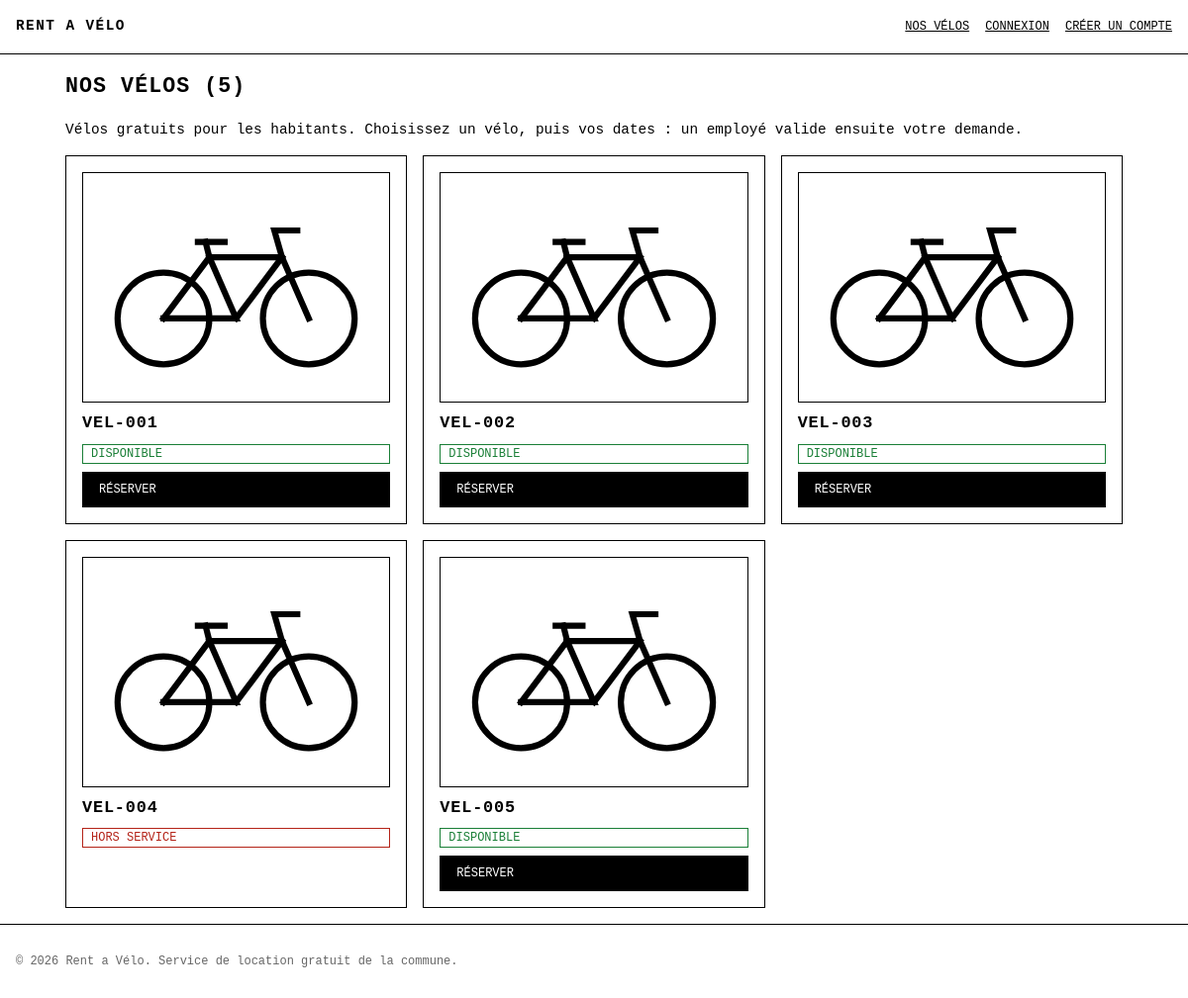
The page / on the database its author committed.
### tables this page shows
CREATE TABLE `bikes`(
   `bike_id` INT AUTO_INCREMENT,
   `registration_number` VARCHAR(50) NOT NULL,
   `availability` BOOLEAN,
   `photo` VARCHAR(255),
   PRIMARY KEY(`bike_id`)
);

### src/Helper/render.php (called while the page is built, shortened)
<?php
function render(string $vue, string $title, array $data = []): void
{
    extract($data);
    require __DIR__ . '/../views/' . $vue . '.php';
    require __DIR__ . '/../views/layout.php';
}

### src/Controllers/BikeController.php (called while the page is built, shortened)
<?php
class BikeController
{
    public function index(): void
    {
        $repository = new BikeRepository();
        $bikes = $repository->findAll();
        render('bikes/index', 'Nos vélos', ['bikes' => $bikes]);
    }
}

### public/index.php (called while the page is built, shortened)
<?php
$url = $_GET['url'] ?? 'velos';
$id = (int) ($_GET['id'] ?? 0);
$bikeController = new BikeController();
$reservationController = new ReservationController();
$userController = new UserController();
$erreurController = new ErreurController();
match ($url) {
    'velos' => $bikeController->index(),
    'reserver' => $reservationController->create($id),
    'reservation-store' => $reservationController->store(),
    'confirmation' => $reservationController->confirmation($id),
    'mes-reservations' => $reservationController->myReservations(),
    'inscription' => $userController->register(),
    'inscription-store' => $userController->storeRegistration(),
    'connexion' => $userController->login(),
    'connexion-verif' => $userController->checkLogin(),
    'deconnexion' => $userController->logout(),
    'admin' => $reservationController->adminIndex(),
    'admin-recherche' => $reservationController->search((string) ($_GET['q'] ?? '')),
    'reservation-valider' => $reservationController->accept(),
    'reservation-refuser' => $reservationController->reject(),
    'reservation-supprimer' => $reservationController->delete(),
    'admin-velos' => $bikeController->adminIndex(),
    'velo-create' => $bikeController->create(),
    'velo-store' => $bikeController->store(),
    'velo-edit' => $bikeController->edit($id),
    'velo-update' => $bikeController->update(),
    'velo-dispo' => $bikeController->toggleAvailability(),
    'admin-comptes' => $userController->index(),
    'compte-store' => $userController->store(),
    'compte-supprimer' => $userController->delete(),
    default => $erreurController->pageErreur(),
};

### src/Models/Database.php (called while the page is built, shortened)
<?php
class Database {
    private static ?Database $instance = null;
    private PDO $connexion;
    private function __construct()
    {
        $host = DB_HOST;
        $dbname = DB_NAME;
        $user = DB_USER;
        $pass = DB_PASS;
        $charset = DB_CHARSET;
        $port = DB_PORT;
        $dsn = "mysql:host=$host;dbname=$dbname;charset=$charset;port=$port";
        $this->connexion = new PDO($dsn, $user, $pass, [
            PDO::ATTR_ERRMODE => PDO::ERRMODE_EXCEPTION,
            PDO::ATTR_DEFAULT_FETCH_MODE => PDO::FETCH_ASSOC,
        ]);
    }
    public static function getInstance(): Database
    {
        if (self::$instance === null) {
            self::$instance = new Database();
        }
        return self::$instance;
    }
    public function getConnexion(): PDO
    {
        return $this->connexion;
    }
}

### src/Models/BikeRepository.php (called while the page is built, shortened)
<?php
class BikeRepository
{
    private PDO $pdo;
    public function __construct()
    {
        $this->pdo = Database::getInstance()->getConnexion();
    }
    public function findAll(): array
    {
        $query = $this->pdo->prepare("SELECT * FROM bikes ORDER BY registration_number");
        $query->execute();
        $bikes = [];
        foreach ($query->fetchAll(PDO::FETCH_ASSOC) as $ligne) {
            $bikes[] = hydrate(Bike::class, $ligne);
        }
        return $bikes;
    }
}

### src/Helper/hydrate.php (called while the page is built, shortened)
<?php
function hydrate(string $classe, array $ligne) : object {
    $objet = new $classe();
    foreach ($ligne as $colonne => $valeur) {
        $setter = 'set' . str_replace('_', '', ucwords($colonne, '_'));
        if (method_exists($objet, $setter)) {
            $objet->$setter($valeur);
        }
    }
    return $objet;
}

### src/Models/Bike.php (called while the page is built, shortened)
<?php
class Bike
{
    private ?int $bikeId = null;
    private string $registrationNumber = '';
    private int $availability = 1;
    private ?string $photo = null;
    public function getBikeId(): ?int
    {
        return $this->bikeId;
    }
    public function setBikeId(?int $bikeId): void
    {
        $this->bikeId = $bikeId;
    }
    public function getRegistrationNumber(): string
    {
        return $this->registrationNumber;
    }
    public function setRegistrationNumber(string $registrationNumber): void
    {
        $this->registrationNumber = $registrationNumber;
    }
    public function getAvailability(): int
    {
        return $this->availability;
    }
    public function setAvailability(int $availability): void
    {
        $this->availability = $availability;
    }
    public function setPhoto(?string $photo): void
    {
        $this->photo = $photo;
    }
    public function getPhotoUrl(): string
    {
        if ($this->photo === null) {
            return 'img/velo-defaut.svg';
        }
        return 'img/velos/' . $this->photo;
    }
}

### src/views/bikes/index.php (the view)
<h2 class="title">Nos vélos (<?= count($bikes) ?>)</h2>
<p>Vélos gratuits pour les habitants. Choisissez un vélo, puis vos dates : un employé valide ensuite votre demande.</p>
<?php if (count($bikes) === 0): ?>
    <p>Aucun vélo pour le moment.</p>
<?php else: ?>
    <div class="grid">
        <?php foreach ($bikes as $bike): ?>
            <article class="card">
                <img class="card__img" src="<?= htmlspecialchars($bike->getPhotoUrl()) ?>" alt="Vélo <?= htmlspecialchars($bike->getRegistrationNumber()) ?>">
                <h3 class="card__title"><?= htmlspecialchars($bike->getRegistrationNumber()) ?></h3>
                <?php if ($bike->getAvailability() === 1): ?>
                    <p class="badge badge--ok">Disponible</p>
                    <a class="button" href="?url=reserver&id=<?= $bike->getBikeId() ?>">Réserver</a>
                <?php else: ?>
                    <p class="badge badge--ko">Hors service</p>
                <?php endif; ?>
            </article>
        <?php endforeach; ?>
    </div>
<?php endif; ?>

### public/css/style.css (style rules this page uses)
:root { --color-text: #000; --color-bg: #fff; --color-muted: #666; --color-line: #000; --color-ok: #1a7f37; --color-ko: #b42318; --font: "Courier New", Courier, monospace; --font-size: 0.9rem; --font-size-small: 0.75rem; --font-size-big: 2rem; --space-xs: 0.25rem; --space-s: 0.5rem; --space-m: 1rem; --space-l: 2rem; --border: 1px solid var(--color-line); --width-max: 1100px; }
*, *::before, *::after { box-sizing: border-box; }
body { margin: 0; font-family: var(--font); font-size: var(--font-size); color: var(--color-text); background: var(--color-bg); line-height: 1.5; }
h2, h3 { text-transform: uppercase; letter-spacing: 0.05em; }
a { color: inherit; }
img { max-width: 100%; display: block; }
.grid { display: grid; grid-template-columns: 1fr; gap: var(--space-m); }
.title { margin-top: 0; }
.card { border: var(--border); padding: var(--space-m); display: flex; flex-direction: column; gap: var(--space-s); }
.card__img { border: var(--border); aspect-ratio: 4 / 3; object-fit: cover; width: 100%; }
.card__title { margin: 0; }
.button { display: inline-block; padding: var(--space-s) var(--space-m); border: var(--border); background: var(--color-text); color: var(--color-bg); text-transform: uppercase; text-decoration: none; font-size: var(--font-size-small); cursor: pointer; }
.badge { display: inline-block; margin: 0; padding: 0 var(--space-s); border: var(--border); font-size: var(--font-size-small); text-transform: uppercase; }
.badge--ok, .badge--accepted { color: var(--color-ok); border-color: var(--color-ok); }
.badge--ko, .badge--rejected { color: var(--color-ko); border-color: var(--color-ko); }
@media (min-width: 600px) { .grid { grid-template-columns: repeat(2, 1fr); } }
@media (min-width: 900px) { .grid { grid-template-columns: repeat(3, 1fr); } }

### rows shown on the page
bikes: registration_number "VEL-001"
bikes: registration_number "VEL-002"
bikes: registration_number "VEL-003"
bikes: registration_number "VEL-004", availability "HORS SERVICE"
bikes: registration_number "VEL-005"

### other values the page prints
count($bikes) "5"
